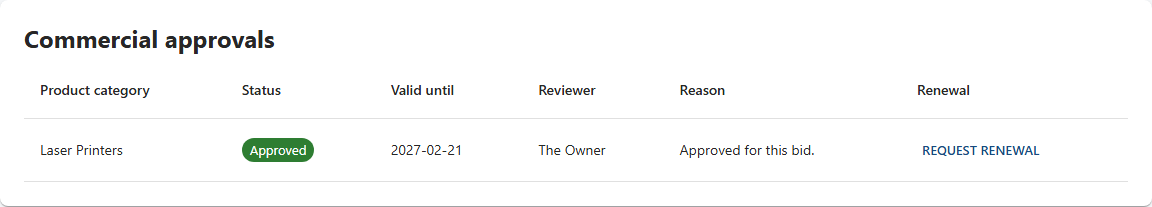
#> input picture docs/guides/_source/shots2/app-approvals.png, 1152 x 207 px, given in place of login.png, which was not available
$ python crop_guide2.py
#> lines starting #> are read from the running program, lines starting #| are printed output that depends on the picture
"""Crop the 2026-11 guide's raw screenshots (shots2) into crops2; clipped sections and dialogs are copied as they are."""

import os
import shutil
import sys

HERE = os.path.dirname(os.path.abspath(__file__))
sys.path.insert(0, os.path.join(HERE, "pylib"))
from PIL import Image  # noqa: E402

SRC = os.path.join(HERE, "shots2")
OUT = os.path.join(HERE, "crops2")
os.makedirs(OUT, exist_ok=True)

MAIN = (130, 90, 1310)  # left, top, right of the page content

# name: (source, (left, top, right, bottom)) in source pixels
CROPS = {
    "login": ("login", (255, 120, 720, 550)),
    "list": ("list", (0, 0, 1440, 640)),
    "help": ("help", (*MAIN, 900)),
    "form-top": ("form-full", (130, 225, 1310, 590)),
    "form-items": ("form-full", (130, 605, 1310, 1070)),
    "form-attachment": ("form-full", (130, 1085, 1310, 1600)),
    "submitted-top": ("submitted-full", (*MAIN, 215)),
    "notifications": ("notifications", (*MAIN, 900)),
    "dashboard": ("dashboard", (285, 60, 1440, 800)),
    "dbgi-list": ("dbgi-list", (0, 0, 1440, 730)),
    "returned-top": ("returned-full", (*MAIN, 215)),
    "edit-top": ("edit-full", (*MAIN, 310)),
    "edit-save": ("edit-full", (130, 1195, 1310, 1700)),
    "confirmed-top": ("confirmed-full", (*MAIN, 215)),
    "approved-top": ("approved-full", (*MAIN, 265)),
    "rank-partner": ("rank-partner", (0, 90, 1440, 500)),
    "withdrawn-top": ("withdrawn-full", (*MAIN, 215)),
    "price-add": ("price-add", (285, 40, 1440, 760)),
    "rank-dbgi": ("rank-dbgi", (0, 90, 1440, 420)),
    "portal-settings": ("portal-settings", (285, 40, 1440, 1200)),
}
COPIES = (
    "competitor product sub-next sub-products sub-approvals sub-activity review-card options-card changes-card "
    "ret-next ret-activity confirm-card app-approvals app-products ren-approvals after-approvals out-partner "
    "out-dbgi renewal-request renewal-decide withdraw outcome catalog reprice "
    "repeat-request repeat-decide repeat-section merge-dialog split-dialog price-open price-decide project-status owner-approvals owner-overview"
).split()

for name, (source, box) in CROPS.items():
    Image.open(os.path.join(SRC, f"{source}.png")).crop(box).save(os.path.join(OUT, f"{name}.png"))
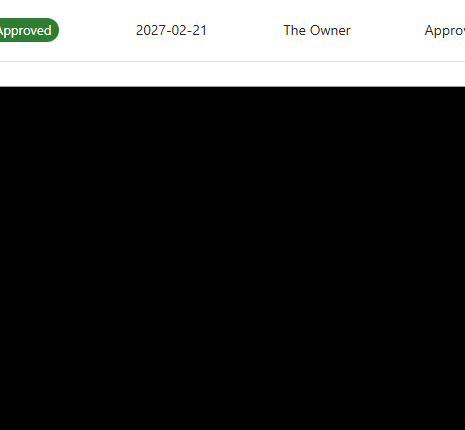
#> saved as login.png: PIL image 465x430 RGB; mean R, G, B 49.6, 50.1, 49.6
#> pass 2 of the loop `for name, (source, box) in CROPS.items():`:
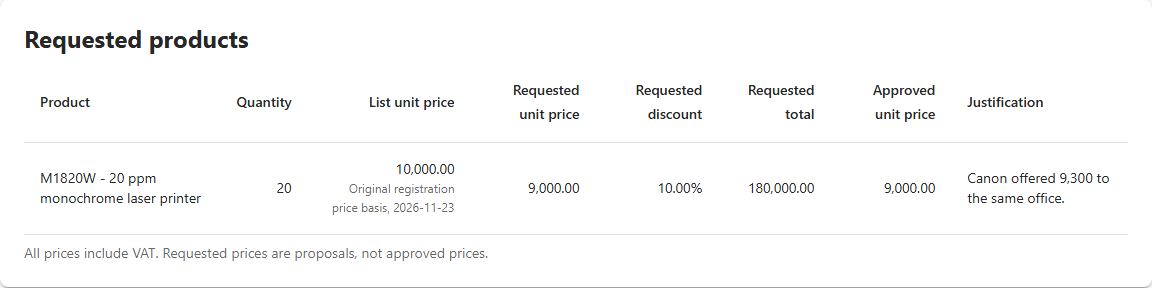
#> input picture docs/guides/_source/shots2/app-products.png, 1152 x 288 px, given in place of list.png, which was not available
#> `Image.open(os.path.join(SRC, f"{source}.png")).crop(box).save(os.path...`:
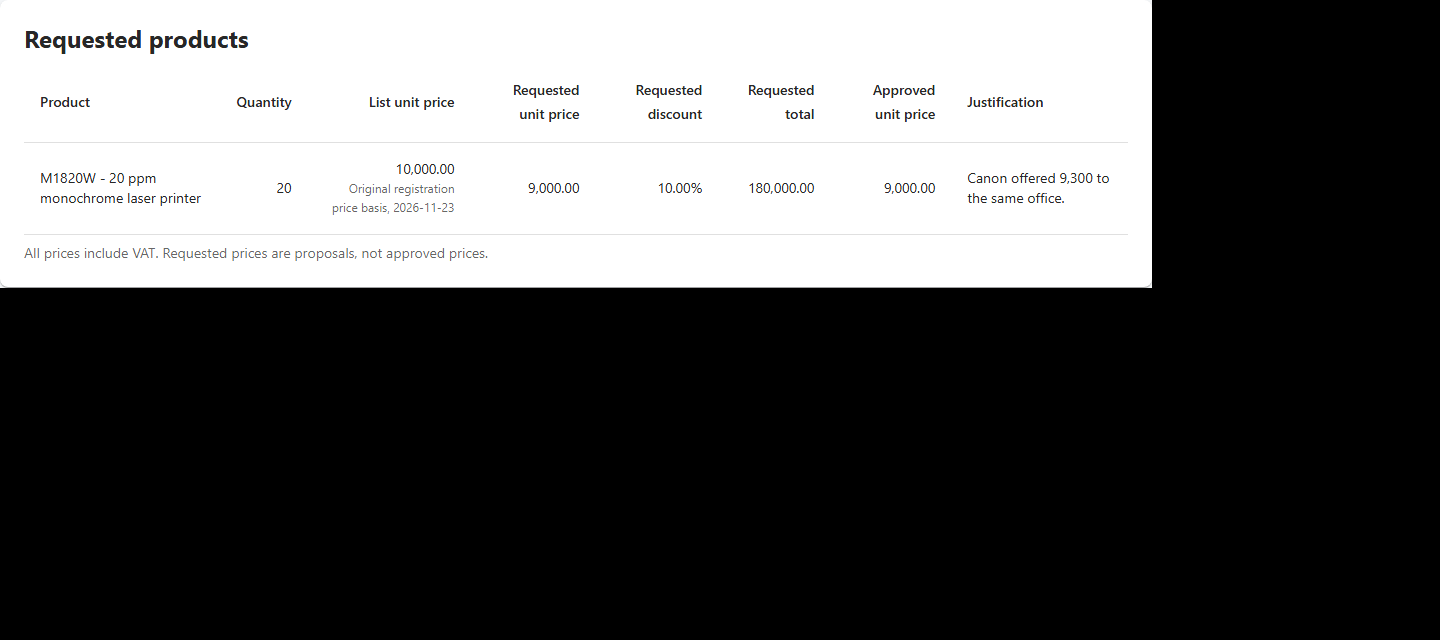
#> saved as list.png: PIL image 1440x640 RGB; mean R, G, B 89.9, 89.9, 89.9
#> (the run stopped early here; a loop or call above may not have finished)
